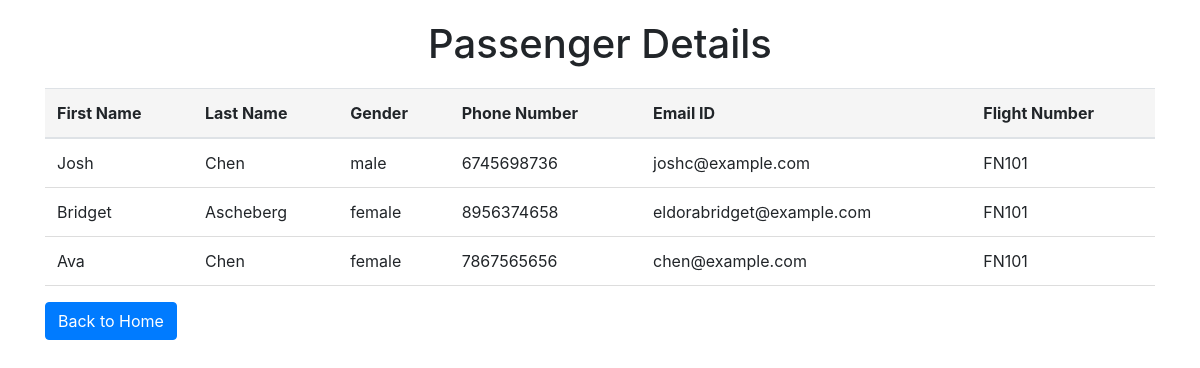
Page /admin/passengerdetails/FN101 on the earlier database version.
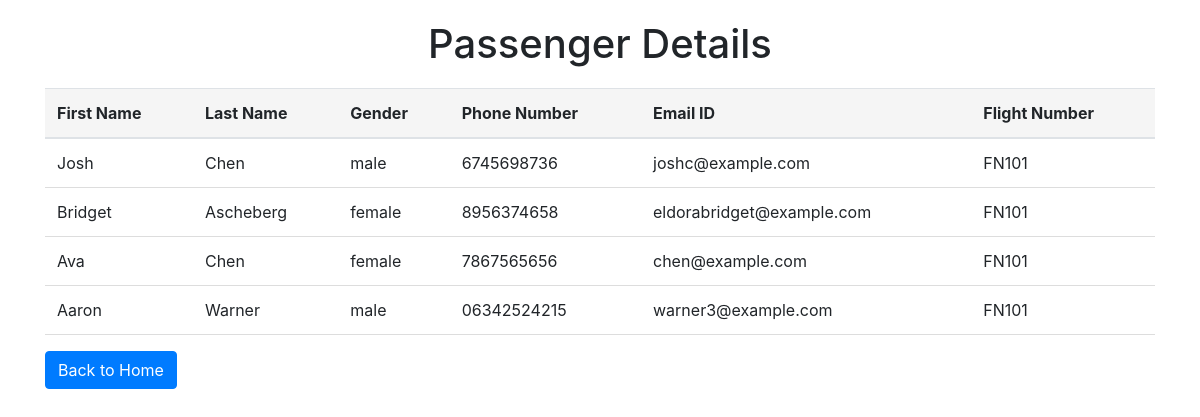
Same page on the later database version.
### tables this page shows
CREATE TABLE "bookings" (
    booking_id INTEGER PRIMARY KEY AUTOINCREMENT,
    first_name VARCHAR(100) NOT NULL,
    last_name VARCHAR(100) NOT NULL,
    gender VARCHAR(10) NOT NULL,
    phone_number VARCHAR(20) NOT NULL,
    email_id VARCHAR(100) NOT NULL,
    flight_id INTEGER NOT NULL,
    flight_number VARCHAR(10),
username VARCHAR(50),
FOREIGN KEY (flight_id) REFERENCES flights (flight_id),
FOREIGN KEY (username) REFERENCES users(username));

### admin.py (the view)
@admin_routes.route('/admin/passengerdetails/<flight_number>')
def passenger_details(flight_number):
    conn = sqlite3.connect('flightreservationdb.db')
    cursor = conn.cursor()
    cursor.execute("SELECT * FROM bookings WHERE flight_number = ?", (flight_number,))
    passengers = cursor.fetchall()
    conn.close()
    return render_template('/admin/passengerdetails.html', passengers=passengers, flight_number=flight_number)

### templates/admin/passengerdetails.html (shortened to what this page needs)
<!DOCTYPE html>
<html lang="en">
<head>
    <link rel="stylesheet" href="https://stackpath.bootstrapcdn.com/bootstrap/4.5.0/css/bootstrap.min.css">
</head>
<body>
    <div class="container">
        <h1>Passenger Details</h1>
        <table class="table">
            <thead>
                <tr>
                    <th>First Name</th>
                    <th>Last Name</th>
                    <th>Gender</th>
                    <th>Phone Number</th>
                    <th>Email ID</th>
                    <th>Flight Number</th>
                </tr>
            </thead>
            <tbody>
                {% for passenger in passengers %}
                <tr>
                    <td>{{ passenger[1] }}</td>
                    <td>{{ passenger[2] }}</td>
                    <td>{{ passenger[3] }}</td>
                    <td>{{ passenger[4] }}</td>
                    <td>{{ passenger[5] }}</td>
                    <td>{{ passenger[7] }}</td>
                </tr>
                {% endfor %}
            </tbody>
        </table>
        <a href="/admin/home" class="btn btn-primary">Back to Home</a>
    </div>
</body>
</html>

Differences in the rows shown:
added bookings: first_name "Aaron", last_name "Warner", gender "male", phone_number "06342524215", email "warner3@example.com", flight_number "FN101"
